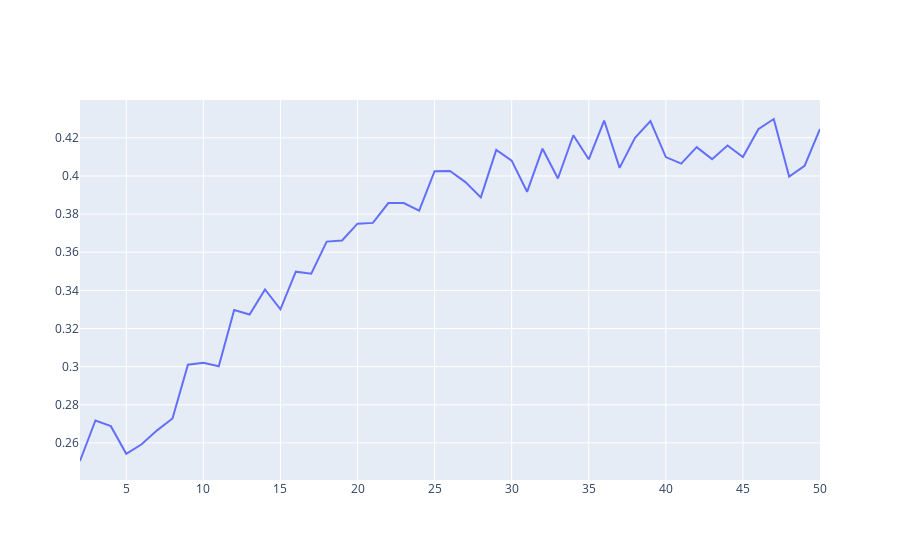

The cell this chart's notebook holds for it:
### Markdown cell above
## Silhouette Scores

### Code cell
k_list = []
silhouette_scores = []

for k in range(2, 51):
    k_list.append(k)
    model = KMeans(n_clusters=k)
    model.fit(x)
    y_predicted = model.predict(x)
    ss = sklearn.metrics.silhouette_score(x, y_predicted)
    silhouette_scores.append(ss)

fig = go.Figure(data=go.Scatter(x=k_list, y=silhouette_scores))
fig.show()

### Figure 1 — Plotly figure (JSON) as saved in the notebook; plotly's stock layout.template omitted (floating-point values rounded to 4 significant figures)
{"data": [{"type": "scatter", "x": [2, 3, 4, 5, 6, 7, 8, 9, 10, 11, 12, 13, 14, 15, 16, 17, 18, 19, 20, 21, 22, 23, 24, 25, 26, 27, 28, 29, 30, 31, 32, 33, 34, 35, 36, 37, 38, 39, 40, 41, 42, 43, 44, 45, 46, 47, 48, 49, 50], "y": [0.2505, 0.2718, 0.2688, 0.2543, 0.2593, 0.2666, 0.2728, 0.301, 0.302, 0.3002, 0.3297, 0.3273, 0.3405, 0.3301, 0.3498, 0.3487, 0.3656, 0.3662, 0.375, 0.3754, 0.3858, 0.3858, 0.3818, 0.4025, 0.4026, 0.3968, 0.3888, 0.4137, 0.408, 0.3917, 0.4143, 0.3987, 0.4213, 0.4087, 0.4291, 0.4042, 0.42, 0.4288, 0.4099, 0.4065, 0.4151, 0.4088, 0.4159, 0.4099, 0.4245, 0.4299, 0.3997, 0.4053, 0.4247]}], "layout": {}}
